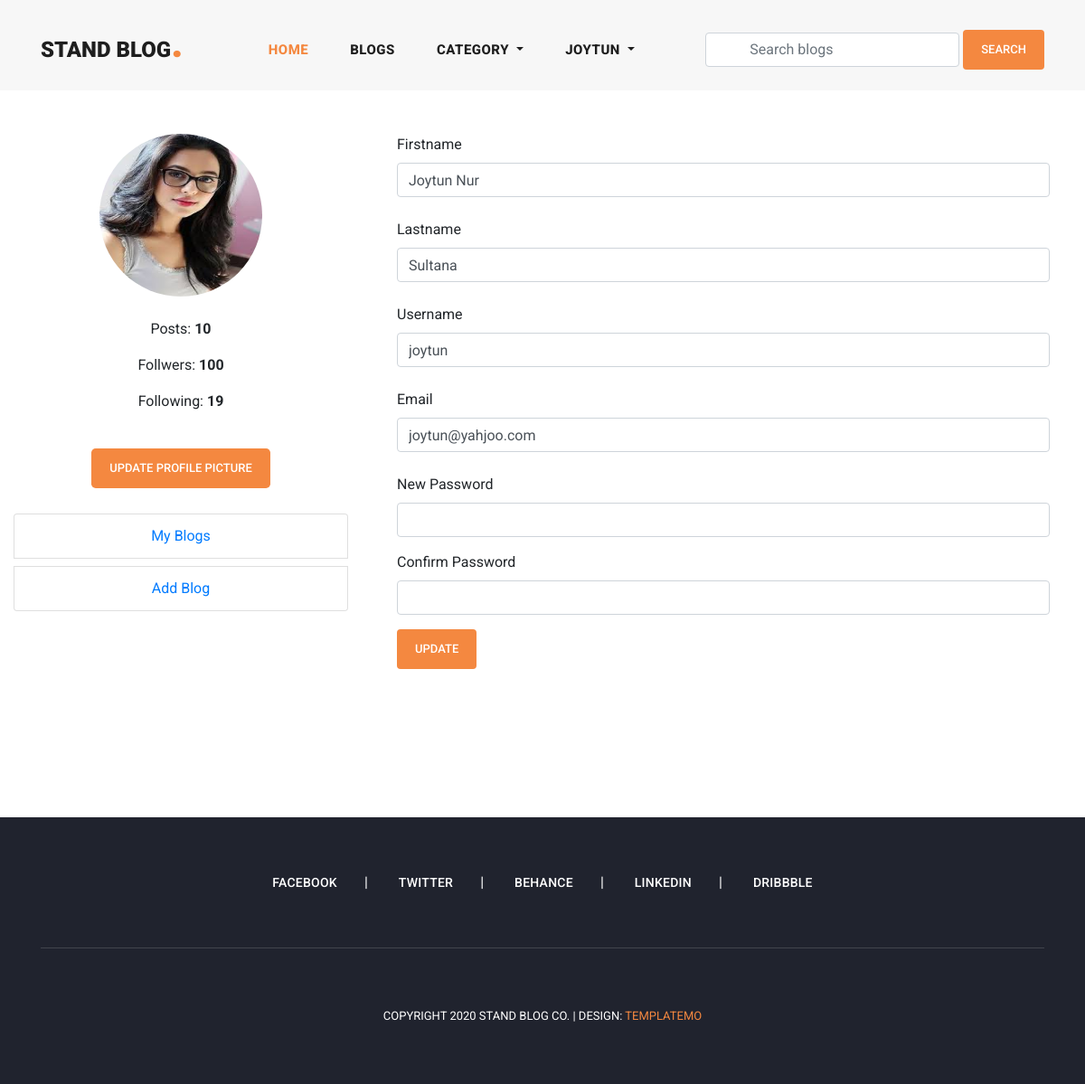
The page /profile/ (signed in) on the database its author committed.
### user_profile/models.py (models this page shows, shortened)
class user(AbstractUser):
    email =  models.EmailField(
        max_length=150,
        unique=True,
        error_messages={
        "unique": "The email must be unique"
        }
    )
    profile_image = models.ImageField(
        null=True,
        blank=True,
        upload_to="profile_image"
    )
    REQUIRED_FIELDS = ["email"]
    objects = customUserManager()
    def get_profile_picture(self):
        url=""
        try:
           url = self.profile_image.url
        except:
           url=""
        return url

### user_profile/views.py (the view, shortened to what this page needs)
# urls.py: path('profile/', profile, name='profile'),
@login_required(login_url='login')
def profile(request):
    account = get_object_or_404(user, pk=request.user.pk)
    form = UserProfileUpdateForm(instance=account)
    context = {
        "account": account,
        "form": form
    }
    return render(request, 'profile.html', context)

### user_profile/forms.py (shortened to what this page needs)
class UserProfileUpdateForm(forms.ModelForm):
    class Meta:
        model = user
        fields = ("first_name","last_name", "username", "email")

### blog/context_processors.py (called while the page is built)
def get_all_categories(rewuest):
    Categories = Category.objects.all()
    context = {
        "categories" : Categories
    }
    return context

### templates/profile.html (shortened to what this page needs)
{% extends 'base.html' %}
{% load static %}
{% block content %}
<section class="profile">
    <div class="container-fluid">
       <div class="row py-5">
           <div class="col-md-4">
                <div class="text-center">
                    <img src="{{request.user.get_profile_picture}}" class="rounded rounded-circle profile-picture">
                    <ul class="text-center py-3">
                        <li class="py-2">
                            <span>Posts: <strong>{{account.user_blogs.count}}</strong></span>
                        </li>
                        <li class="py-2">
                            <span>Follwers: <strong>100</strong></span>
                        </li>
                        <li class="py-2">
                            <span>Following: <strong>19</strong></span>
                        </li>
                    </ul>
                </div>
                <div class="text-center py-3">
                    <button type="button" class="btn btn-primary btn-lg" data-toggle="modal" data-target="#myModal">
                        Update profile picture
                    </button>
                </div>
                <ul class="list-group text-center mt-2 mb-5">
                    <li class="list-group-item my-1">
                        <a class="text-decoration-none" href="{% url 'my_blogs' %}">
                            My Blogs
                        </a>
                    </li>
                    <li class="list-group-item my-1">
                        <a class="text-decoration-none" href="{% url 'add_blog' %}">
                            Add Blog
                        </a>
                    </li>
                </ul>
           </div>
           <div class="col-md-8">
            <form class="px-4" action="{% url 'profile' %}" method="POST">
                <div class="form-group">
                    <label for="firstname">Firstname</label>
                    <input class="form-control" name="first_name"  value="{{account.first_name}}" type="text">
                    <p class="text-danger error py-1">{{form.first_name.errors}}</p>
                </div>
                <div class="form-group">
                    <label for="lastname">Lastname</label>
                    <input class="form-control" name="last_name"  value="{{account.last_name}}" type="text">
                    <p class="text-danger error py-1">{{form.last_name.errors}}</p>
                </div>
                <div class="form-group">
                    <label for="username">Username</label>
                    <input class="form-control" name="username"  value="{{account.username}}" type="text">
                    <p class="text-danger error py-1">{{form.username.errors}}</p>
                </div>
                <div class="form-group">
                    <label for="email">Email</label>
                    <input class="form-control" name="email"  value="{{account.email}}" type="email">
                    <p class="text-danger error py-1">{{form.email.errors}}</p>
                </div>
                <div class="form-group">
                    <label for="new_password">New Password</label>
                    <input class="form-control" name="new_password"  value="" type="password">
                </div>
                <div class="form-group">
                    <label for="confirm_password">Confirm Password</label>
                    <input class="form-control" name="confirm_password"  value="" type="password">
                </div>
                <div class="form-group mt-2">
                    <button class="btn btn-primary">Update</button>
                </div>
            </form>
           </div>
        </div>
    </div>
</section>
{% endblock content %}

### templates/header.html (shortened to what this page needs)
  <header class="">
    <nav class="navbar navbar-expand-lg">
      <div class="container">
        <a class="navbar-brand" href="index.html"><h2>Stand Blog<em>.</em></h2></a>
        <div class="collapse navbar-collapse" id="navbarResponsive">
          <ul class="navbar-nav ml-auto">
            <li class="nav-item active">
              <a class="nav-link" href="{% url 'home' %}">Home
              </a>
            </li>
            <li class="nav-item">
              <a class="nav-link" href="{% url 'blogs' %}">Blogs</a>
            </li>
            <li class="nav-item dropdown">
              <a class="nav-link dropdown-toggle" href="#" id="navbarDropdown" role="button" data-toggle="dropdown" aria-haspopup="true" aria-expanded="false">
                Category
              </a>
            </li>
            {% if request.user.is_authenticated %}
            <li class="nav-item dropdown">
              <a class="nav-link dropdown-toggle" href="#" id="navbarDropdown" role="button" data-toggle="dropdown" aria-haspopup="true" aria-expanded="false">
                {{request.user.username}}
              </a>
            </li>
            {% else %}
            <li class="nav-item">
              <a class="nav-link" href="{% url 'login' %}">Login</a>
            </li>
            {% endif %}
          </ul>
          <form class="form-inline d-flex flex-nowrap my-2 ml-auto search-form" action="{% url 'search_blogs' %}" method="GET">
            <input class="form-control px-5" name="search" type="text" placeholder="Search blogs" required>
            <button class="btn btn-primary ml-1">Search</button>
          </form>
        </div>
      </div>
    </nav>
  </header>

### assets/css/templatemo-stand-blog.css (style rules this page uses)
body { font-family: 'Roboto', sans-serif; overflow-x: hidden; text-rendering: optimizeLegibility; -webkit-font-smoothing: antialiased; -moz-osx-font-smoothing: grayscale; }
p { margin-bottom: 0px; font-size: 15px; font-weight: 400; color: #7a7a7a; line-height: 30px; }
a { text-decoration: none!important; }
ul { padding: 0; margin: 0; list-style: none; }
h1,h2,h3,h4,h5,h6 { margin: 0px; }
header { z-index: 99999; width: 100%; height: 100px; background-color: #f7f7f7; -webkit-transition: all 0.3s ease-in-out 0s; -moz-transition: all 0.3s ease-in-out 0s; -o-transition: all 0.3s ease-in-out 0s; transition: all 0.3s ease-in-out 0s; }
header .navbar { padding: 25px 0px; }
.navbar .navbar-brand { float: left; margin-top: -12px; outline: none; }
.navbar .navbar-brand h2 { color: #1e1e1e; text-transform: uppercase; font-size: 24px; font-weight: 900; -webkit-transition: all .3s ease 0s; -moz-transition: all .3s ease 0s; -o-transition: all .3s ease 0s; transition: all .3s ease 0s; }
.navbar .navbar-brand h2 em { font-size: 44px; font-style: normal; color: #f48840; }
#navbarResponsive { z-index: 999; }
.navbar-collapse { text-align: center; }
.navbar .navbar-nav .nav-item { margin: 0px 15px; }
.navbar .navbar-nav a.nav-link { text-transform: capitalize; font-size: 15px; font-weight: 800; text-transform: uppercase; letter-spacing: 0.5px; color: #1e1e1e; transition: all 0.3s; }
.navbar .navbar-nav .nav-link:hover, .navbar .navbar-nav .active>.nav-link, .navbar .navbar-nav .nav-link.active, .navbar .navbar-nav .nav-link.show, .navbar .navbar-nav .show>.nav-link { color: #f48840; }

### assets/css/main.css (style rules this page uses)
.btn-primary { display: inline-block; background-color: #f48840; color: #fff; font-size: 13px; font-weight: 500; padding: 12px 20px; text-transform: uppercase; transition: all .3s; border: none; outline: none; }
input, textarea { text-transform: none !important; }
.profile-picture { max-width: 100%; width: 180px; height: 180px; }

### rows shown on the page
user: user.username "JOYTUN", user.get_profile_picture (picture), user_blogs.count "10", first_name "Joytun Nur", last_name "Sultana", username "joytun", email "joytun@yahjoo.com"
